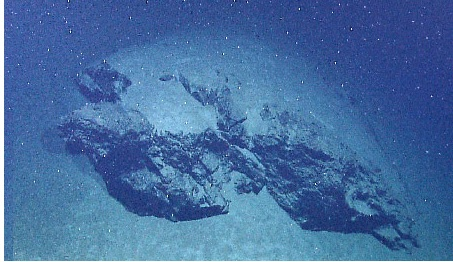
#> input picture marinesnow3.jpg, 453 x 262 px
$ python '해양데이터분석_엄규현8.py'
#> lines starting #> are read from the running program, lines starting #| are printed output that depends on the picture
import numpy as np
from PIL import Image
import matplotlib.pyplot as plt
import os
os.environ['PROJ_LIB'] = 'C:\\Users\\gheom\\.spyder-py3\\'

im_orig = Image.open('marinesnow3.jpg')
#> im_orig is the input picture: PIL image 453x262 RGB; mean R, G, B 69.2, 109.4, 160.6
#print(np.array(im_orig).shape)

im_bw = im_orig.convert('L')
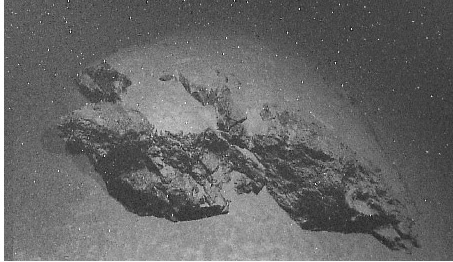
#> im_bw: PIL image 453x262 L; min 11, max 255, mean 103.2
im = np.array(im_bw)
plt.imshow(im, cmap ='gray')

print(im.shape)
#| (262, 453)

U, s, V = np.linalg.svd(im)
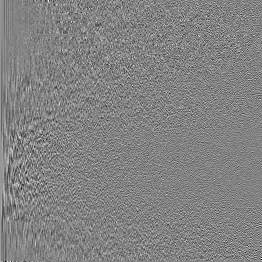
#> U: shape (262, 262) float64; min -0.382, max 0.364, mean 0.000275; drawn with min black and max white
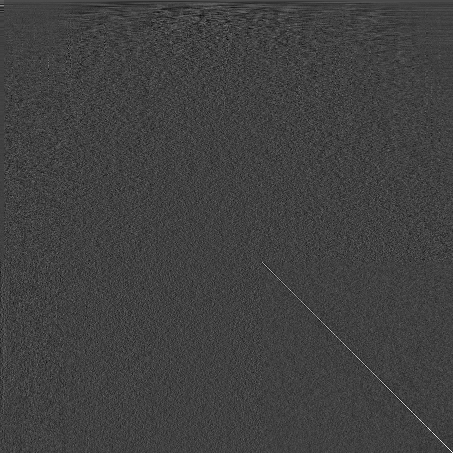
#> V: shape (453, 453) float64; min -0.27, max 0.788, mean 0.000104; drawn with min black and max white
#> s = 262 values, max 36734.4 at index 0, min 43.77 at index 261, mean 447.9

#plt.imshow(im_recon, cmap='gray')

reconstimg = np.matrix(U[:,:40]) *np.diag(s[:40]) * np.matrix(V[:40,:])
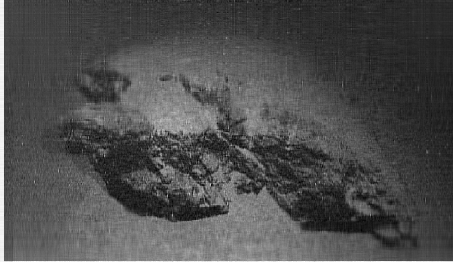
#> reconstimg: shape (262, 453) float64; min 31.69, max 267.2, mean 103.2; drawn with min black and max white
plt.imshow(reconstimg, cmap = 'gray')
